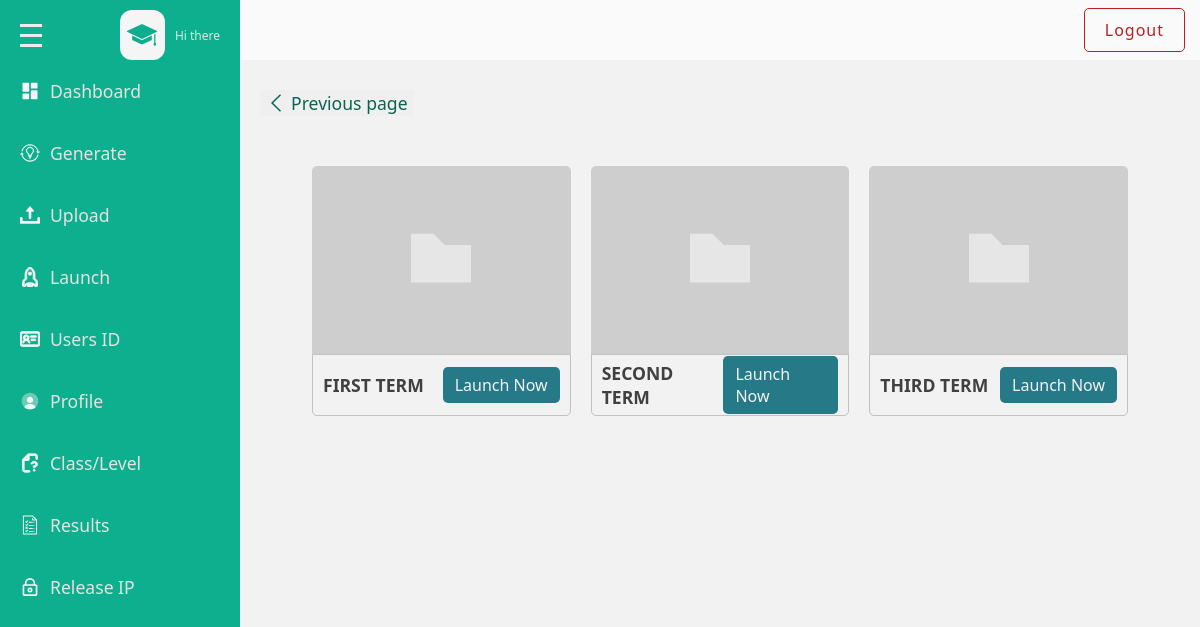
/admins/term/12/ (signed in), run on the app's committed database.
### base/models.py (models this page shows, shortened)
class TermOrSemester(models.Model):
    TERM_CHOICES = [
        ('First Term', 'First Term'),
        ('second term', 'Second Term'),
        ('third term', 'Third Term'),
        ('first semester', 'First Semester'),
        ('second semester', 'Second Semester'),
        ('general exam', 'General Exam'),
        (' Test 1','Test 1'),
        (' Test 2','Test 2'),
        (' Test 3','Test 3'),
    ]
    name = models.CharField(max_length=20, choices=TERM_CHOICES)
    class_or_level = models.ForeignKey("ClassOrLevel", on_delete=models.CASCADE , null=True)

### admins/views.py (the view)
# urls.py: path('term/<str:pk>/',views.term,name='term'),
@login_required(login_url='admins:login')
def term (request,pk):
    class_or_level = get_object_or_404(ClassOrLevel, pk=pk)
    terms = TermOrSemester.objects.filter(class_or_level=class_or_level)
    context = {
        'terms':terms
    }
    return render (request, 'admins/term.html',context)

### base/templates/admins/term.html (shortened to what this page needs)
{% load static %}
<!DOCTYPE html>
<html lang="en">
<head>
    <link rel = "stylesheet" href = "{% static 'css/style.css' %}"/>
</head>
<body>
    <div class = "page">
        <div class = "wrapper">
            <div class = "main-sidebar">
                <div class = "menu">
                    <div class= "menu-head flex-between">
                        <div class="hamburger flex-column">
                            <span></span>
                            <span></span>
                            <span></span>
                        </div>
                        <div class = "menu-head-content flex gp-10">
                            <div class = "scholar-icon-div flex-center">
                                <!DOCTYPE svg PUBLIC "-//W3C//DTD SVG 1.1//EN" "http://www.w3.org/Graphics/SVG/1.1/DTD/svg11.dtd">
                            </div>
                            <div class = "text-content-div flex-column">
                                <span class = "sub-text">Hi there</span>
                            </div>
                        </div>
                    </div>
                    <div class= "menu-content flex-column ">
                        <a href = "{% url 'admins:dashboard' %}" class = "menu-item">
                            <div class="menu-wrapper flex gp-10">
                                <!DOCTYPE svg PUBLIC "-//W3C//DTD SVG 1.1//EN" "http://www.w3.org/Graphics/SVG/1.1/DTD/svg11.dtd">
                                <span>Dashboard</span>
                            </div>
                        </a>
                        <a href = "{% url 'admins:userid' %}" class = "generate menu-item">
                            <div class="menu-wrapper flex gp-10">
                                <!DOCTYPE svg PUBLIC "-//W3C//DTD SVG 1.1//EN" "http://www.w3.org/Graphics/SVG/1.1/DTD/svg11.dtd">
                                <span>Generate</span>
                            </div>
                        </a>
                        <a href = "{% url 'admins:upload' %}" class = "menu-item">
                            <div class="menu-wrapper flex gp-10">
                                <!DOCTYPE svg PUBLIC "-//W3C//DTD SVG 1.1//EN" "http://www.w3.org/Graphics/SVG/1.1/DTD/svg11.dtd">
                                <span>Upload</span>
                            </div>
                        </a>
                        <a href = "" class = "menu-item">
                            <div class="menu-wrapper flex gp-10">
                                <!DOCTYPE svg PUBLIC "-//W3C//DTD SVG 1.1//EN" "http://www.w3.org/Graphics/SVG/1.1/DTD/svg11.dtd">
                                <span>Launch</span>
                            </div>
                        </a>
                        <a href = "{% url 'admins:user' %}" class = "menu-item">
                            <div class="menu-wrapper flex gp-10">
                                <!DOCTYPE svg PUBLIC "-//W3C//DTD SVG 1.1//EN" "http://www.w3.org/Graphics/SVG/1.1/DTD/svg11.dtd">
                                <span>Users ID</span>
                            </div>
                        </a>
                        <a href = "{% url 'admins:profile' %}" class = "menu-item">
                            <div class="menu-wrapper flex gp-10">
                                <!DOCTYPE svg PUBLIC "-//W3C//DTD SVG 1.1//EN" "http://www.w3.org/Graphics/SVG/1.1/DTD/svg11.dtd">
                                <span>Profile</span>
                            </div>
                        </a>
                        <a href = "{% url 'admins:question' %}" class = "menu-item">
                            <div class="menu-wrapper flex gp-10">
                                <!DOCTYPE svg PUBLIC "-//W3C//DTD SVG 1.1//EN" "http://www.w3.org/Graphics/SVG/1.1/DTD/svg11.dtd">
                                <span>Class/Level</span>
                            </div>
                        </a>
                        <a href = "{% url 'admins:result' %}" class = "menu-item">
                            <div class="menu-wrapper flex gp-10">
                                <!DOCTYPE svg PUBLIC "-//W3C//DTD SVG 1.1//EN" "http://www.w3.org/Graphics/SVG/1.1/DTD/svg11.dtd">
                                <span>Results</span>
                            </div>
                        </a>
                        <a href = "{% url 'admins:releaseip' %}" class = "menu-item releaseip">
                            <div class="menu-wrapper flex gp-10">
                                <!DOCTYPE svg PUBLIC "-//W3C//DTD SVG 1.1//EN" "http://www.w3.org/Graphics/SVG/1.1/DTD/svg11.dtd">
                                <span>Release IP</span>
                            </div>
                        </a>
                    </div>
                </div>
            </div>
            <div class = "main-content">
                <div class="main-content-header flex-between">
                    <a class = "logout-link" href="{% url 'admins:logout' %}">Logout</a>
                </div>
                <div class="navigation-link-container">
                    <button>
                        <svg width="800px" height="800px" viewBox="0 0 1024 1024" class="icon"  version="1.1" xmlns="http://www.w3.org/2000/svg">
                            <path d="M768 903.232l-50.432 56.768L256 512l461.568-448 50.432 56.768L364.928 512z"  />
                        </svg>
                        Previous page
                    </button>
                </div>
                <div class = "question-pdf-box-wrapper">
                    {% for terms in terms %}
                    <div class = "question-pdf-box">
                        <a href = "{% url 'admins:subject' terms.pk %}" class = "pdf-graphics flex-center">
                            <!DOCTYPE svg PUBLIC "-//W3C//DTD SVG 1.1//EN" "http://www.w3.org/Graphics/SVG/1.1/DTD/svg11.dtd">
                        </a>
                        <div class="question-pdf-details flex">
                            <h3 class ="question-pdf-name">{{terms.name|upper}}</h3>
                            <a href = "{% url 'admins:launch' terms.pk %}" class = "launch-link">Launch Now</a>
                        </div>
                    </div>
                    {% endfor %}
                </div>
            </div>
        </div>
    </div>
</body>
</html>

### base/static/css/style.css (style rules this page uses)
* { box-sizing: border-box; }
:root { --page-clr : #9ddcd1; --main-sidebar-clr : hsl(168, 85%, 37%); --main-sb-hv-clr : hsl(168, 77%, 22%); --head-text-clr : hsl(168, 49%, 59%); --q-selected-btn-clr : hsl(166, 78%, 37%); --block-clr : hsl(0, 0%, 98%); --variant-clr : hsl(189, 56%, 34%); --darker-variant-clr : hsl(189.71deg 55.9% 27.77%); --border-rd: 10px; --border-rd-in: 50px; --font-family : system-ui, -apple-system, BlinkMacSystemFont, 'Segoe UI', Roboto, Oxygen, Ubuntu, Cantarell, 'Open Sans', 'Helvetica Neue', sans-serif; }
body { margin: 0; padding: 0; font-family: var(--font-family); }
button, input, select, textarea { border : none; outline : 1px solid transparent; font-family: var(--font-family); }
button { cursor: pointer; }
h1,h2,h3,h4,p { margin :5px 0; }
a { text-decoration: none; color : black; }
svg { width : 20px; height : 20px; }
.flex { display: flex; align-items: center; }
.flex-center { display: flex; align-items: center; justify-content: center; }
.flex-column { display: flex; flex-direction: column; justify-content: center; }
.flex-between { display: flex; justify-content: space-between; }
.gp-10 { gap : 10px; }
.page { background-color: var(--page-clr); min-height : 100vh; }
.wrapper { display : flex; min-height : 100vh; }
.main-sidebar { min-width: 230px; width: 20%; height: 100vh; background-color: var(--main-sidebar-clr); position: sticky; left: 0; top: 0; z-index: 99; padding-top: 10px; }
.main-content { width : 80%; background-color: hsl(0, 0%, 95%); position : relative; }
.menu-head { padding-left : 20px; padding-right : 20px; padding-bottom: 15px; }
.menu-head.flex-between { align-items: center; }
.hamburger { height: 40px; align-items: flex-start; justify-content: center; gap : 7px; }
.hamburger span { width : 22px; height : 3px; background-color : hsl(0, 0%, 92%) }
.scholar-icon-div { width : 45px; height : 50px; border-radius: 12px; background-color: hsl(0, 0%, 96%); }
.scholar-icon-div svg { width : 30px; height : 30px; }
.text-content-div .sub-text { font-size : 1vw; color : hsl(0, 0%, 89%); }
.menu-content { padding-bottom: 12px; max-height: 85vh; overflow-y: auto; }
.menu-content.flex-column { gap : 30px; justify-content: flex-start; }
.menu-item { padding-left : 13px; padding-right : 13px; }
.menu-item.releaseip svg { stroke-width: 4px; }
.menu-wrapper { padding : 4px 7px; cursor: pointer; border-radius: 3px; color : hsl(0, 0%, 95%) }
.menu-item span { color : hsl(0, 0%, 89%); font-size : 1.1rem; font-weight: 400; }
.main-content-header { padding: 0px 15px; background-color: var(--block-clr); height: 60px; position: sticky; top: 0; left: 0; z-index : 99; }
.main-content-header.flex-between { align-items: center; }
.logout-link { --logout-clr : rgb(185, 31, 31); padding : 10px 20px; border : 1px solid var(--logout-clr); color :var(--logout-clr); border-radius: 5px; letter-spacing: 1px; text-decoration: none; transition : background-color .2s ease, color .2s ease; }
.navigation-link-container { margin: 30px 0px 30px 20px; }
.navigation-link-container svg { fill : var(--main-sb-hv-clr); }
.navigation-link-container button { display: flex; align-items: center; gap : 5px; color : var(--main-sb-hv-clr); font-size : 1.1rem; }
.question-pdf-box-wrapper { width: 85%; margin-inline: auto; padding: 20px 0px 20px; display: grid; grid-template-columns: repeat(auto-fit, minmax(250px, 1fr)); gap: 20px; }
.question-pdf-box { height : 250px; max-width : 400px; }
.pdf-graphics { height : 75%; background-color: hsl(0deg 0% 0% / 15%); border-top-left-radius: 5px; border-top-right-radius: 5px; }
.pdf-graphics svg { width : 60px; height : 60px; stroke: transparent; }
.launch-link { padding : 7px 12px; color : hsl(0, 0%, 95%); background-color: var(--variant-clr); border-radius: 5px; }
.question-pdf-details { height : 25%; padding : 0px 10px; border : 1px solid rgba(0,0,0,.2); border-bottom-left-radius: 5px; border-bottom-right-radius: 5px; }
.question-pdf-details.flex { justify-content: space-between; align-items: center; }
.question-pdf-name { color : hsl(0, 0%, 25%); font-size: 1.1rem; }

### data on the page
TermOrSemester: name "FIRST TERM"
TermOrSemester: name "SECOND TERM"
TermOrSemester: name "THIRD TERM"
